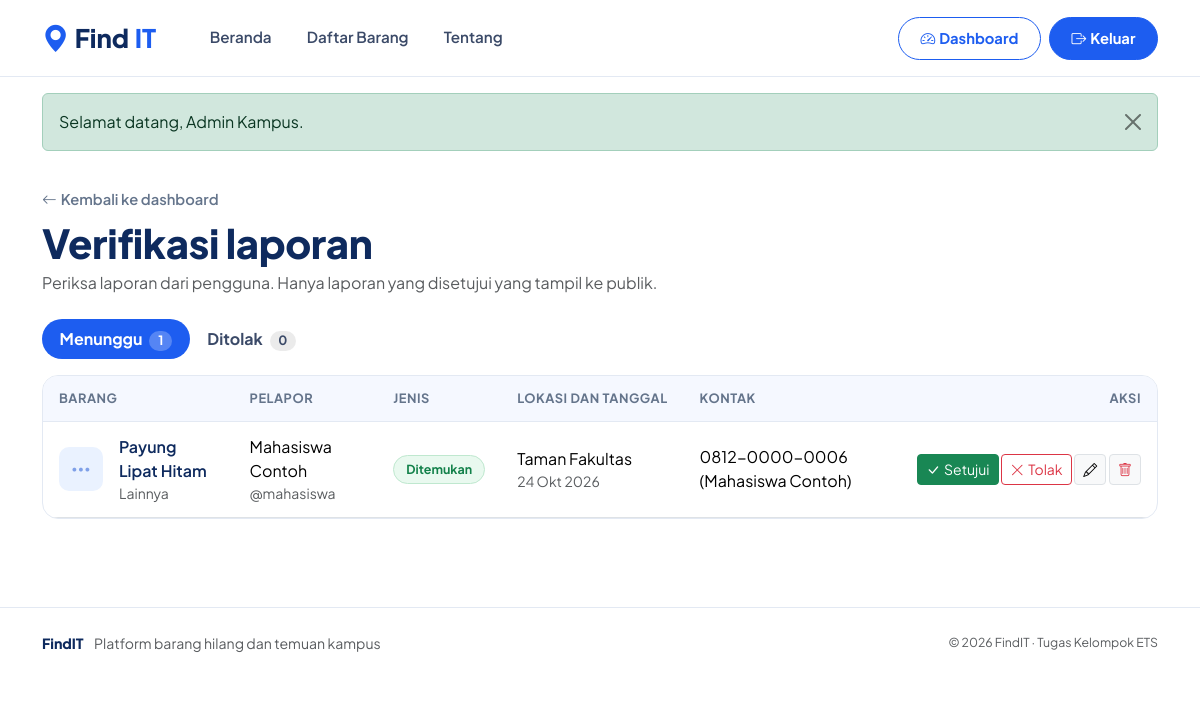
/admin/verifikasi.php (signed in), run on the app's committed database.
### tables this page shows
CREATE TABLE barang (
  id INT AUTO_INCREMENT PRIMARY KEY,
  judul VARCHAR(150) NOT NULL,
  deskripsi TEXT,
  kategori_id INT NULL,
  lokasi VARCHAR(100),
  tanggal DATE,
  status ENUM('hilang','ditemukan','dikembalikan') NOT NULL DEFAULT 'hilang',
  verifikasi ENUM('pending','disetujui','ditolak') NOT NULL DEFAULT 'disetujui',
  catatan_admin VARCHAR(255) NULL,
  foto VARCHAR(255) NULL,
  kontak VARCHAR(100),
  created_by INT NULL,
  created_at TIMESTAMP NOT NULL DEFAULT CURRENT_TIMESTAMP,
  CONSTRAINT fk_barang_kategori FOREIGN KEY (kategori_id) REFERENCES kategori(id) ON DELETE SET NULL,
  CONSTRAINT fk_barang_user FOREIGN KEY (created_by) REFERENCES users(id) ON DELETE SET NULL
);

CREATE TABLE kategori (
  id INT AUTO_INCREMENT PRIMARY KEY,
  nama VARCHAR(50) NOT NULL
);

CREATE TABLE users (
  id INT AUTO_INCREMENT PRIMARY KEY,
  nama VARCHAR(100) NOT NULL,
  username VARCHAR(50) NOT NULL UNIQUE,
  password VARCHAR(255) NOT NULL,
  role ENUM('superadmin','admin','user') NOT NULL DEFAULT 'user',
  created_at TIMESTAMP NOT NULL DEFAULT CURRENT_TIMESTAMP
);

### config/koneksi.php (called while the page is built, shortened)
<?php
$DB_HOST = 'localhost';
$DB_USER = 'root';
$DB_PASS = '';
$DB_NAME = 'findit_db';
$conn = @mysqli_connect($DB_HOST, $DB_USER, $DB_PASS, $DB_NAME);
mysqli_set_charset($conn, 'utf8mb4');
function e($s) { return htmlspecialchars((string)$s, ENT_QUOTES, 'UTF-8'); }
function url($path = '') { return BASE_URL . '/' . ltrim($path, '/'); }
function tgl($date) {
    $bulan = ['', 'Jan', 'Feb', 'Mar', 'Apr', 'Mei', 'Jun', 'Jul', 'Agu', 'Sep', 'Okt', 'Nov', 'Des'];
    $t = strtotime($date);
    return date('j', $t) . ' ' . $bulan[(int)date('n', $t)] . ' ' . date('Y', $t);
}
function db_all($sql, $types = '', $params = []) {
    global $conn;
    $stmt = mysqli_prepare($conn, $sql);
    if ($types !== '') mysqli_stmt_bind_param($stmt, $types, ...$params);
    mysqli_stmt_execute($stmt);
    $res = mysqli_stmt_get_result($stmt);
    $rows = $res ? mysqli_fetch_all($res, MYSQLI_ASSOC) : [];
    return $rows;
}
function db_one($sql, $types = '', $params = []) {
    $rows = db_all($sql, $types, $params);
    return $rows ? $rows[0] : null;
}
function status_label($s) {
    $m = ['hilang' => 'Hilang', 'ditemukan' => 'Ditemukan', 'dikembalikan' => 'Dikembalikan'];
    return $m[$s] ?? $s;
}
function kategori_icon($nama) {
    $m = ['Elektronik' => 'bi-laptop', 'Tas & Dompet' => 'bi-bag', 'Dokumen' => 'bi-file-earmark-text',
          'Pakaian' => 'bi-tag', 'Aksesoris' => 'bi-watch', 'Lainnya' => 'bi-three-dots'];
    return $m[$nama] ?? 'bi-box-seam';
}

### admin/verifikasi.php (the view, shortened to what this page needs)
<?php
$tab = ($_GET['tab'] ?? 'pending') === 'ditolak' ? 'ditolak' : 'pending';
$rows = db_all(
    "SELECT b.*, k.nama AS kategori, u.nama AS pelapor, u.username
     FROM barang b LEFT JOIN kategori k ON k.id = b.kategori_id LEFT JOIN users u ON u.id = b.created_by
     WHERE b.verifikasi = ? ORDER BY b.created_at ASC, b.id ASC", 's', [$tab]
);
$nPending = (int)db_one("SELECT COUNT(*) AS n FROM barang WHERE verifikasi='pending'")['n'];
$nDitolak = (int)db_one("SELECT COUNT(*) AS n FROM barang WHERE verifikasi='ditolak'")['n'];
require '../includes/header.php';
?>
<div class="container page-pad">
  <a class="back-link" href="<?= url('admin/dashboard.php') ?>"><i class="bi bi-arrow-left me-1"></i>Kembali ke dashboard</a>
  <h1 class="page-title mt-2 mb-1">Verifikasi laporan</h1>
  <p class="text-muted mb-4">Periksa laporan dari pengguna. Hanya laporan yang disetujui yang tampil ke publik.</p>
  <ul class="nav nav-pills tabs-pill mb-3">
    <li class="nav-item"><a class="nav-link <?= $tab === 'pending' ? 'active' : '' ?>" href="?tab=pending">Menunggu <span class="badge-n"><?= $nPending ?></span></a></li>
    <li class="nav-item"><a class="nav-link <?= $tab === 'ditolak' ? 'active' : '' ?>" href="?tab=ditolak">Ditolak <span class="badge-n"><?= $nDitolak ?></span></a></li>
  </ul>
  <div class="table-card">
    <div class="table-responsive">
      <table class="table align-middle mb-0">
        <thead><tr><th>Barang</th><th>Pelapor</th><th>Jenis</th><th>Lokasi dan tanggal</th><th>Kontak</th><th class="text-end">Aksi</th></tr></thead>
        <tbody>
        <?php foreach ($rows as $r): ?>
          <tr>
            <td>
              <div class="d-flex align-items-center gap-3">
                <?php if ($r['foto']): ?>
                  <img class="thumb" src="<?= url('assets/uploads/' . e($r['foto'])) ?>" alt="">
                <?php else: ?>
                  <span class="thumb thumb-icon"><i class="bi <?= kategori_icon($r['kategori']) ?>"></i></span>
                <?php endif; ?>
                <div>
                  <a class="fw-semibold text-decoration-none text-ink" href="<?= url('detail.php?id=' . $r['id']) ?>" target="_blank"><?= e($r['judul']) ?></a>
                  <div class="small text-muted"><?= e($r['kategori'] ?? '-') ?></div>
                </div>
              </div>
            </td>
            <td><?= $r['pelapor'] ? e($r['pelapor']) . '<div class="small text-muted">@' . e($r['username']) . '</div>' : '<span class="text-muted">-</span>' ?></td>
            <td><span class="status status-inline status-<?= e($r['status']) ?>"><?= status_label($r['status']) ?></span></td>
            <td><?= e($r['lokasi']) ?><div class="small text-muted"><?= tgl($r['tanggal']) ?></div></td>
            <td><?= e($r['kontak'] ?: '-') ?></td>
            <td class="text-end text-nowrap">
              <form method="post" action="<?= url('admin/verifikasi_aksi.php') ?>" class="d-inline" data-confirm="Setujui dan tayangkan laporan ini ke publik?">
                <button class="btn btn-sm btn-success"><i class="bi bi-check-lg me-1"></i>Setujui</button>
              </form>
              <?php if ($tab === 'pending'): ?>
                <button type="button" class="btn btn-sm btn-outline-danger" data-bs-toggle="modal" data-bs-target="#modalTolak"
                        data-tolak-id="<?= $r['id'] ?>" data-tolak-judul="<?= e($r['judul']) ?>"><i class="bi bi-x-lg me-1"></i>Tolak</button>
              <?php endif; ?>
              <a class="btn btn-sm btn-light border" href="<?= url('admin/barang_edit.php?id=' . $r['id']) ?>" title="Periksa dan ubah" aria-label="Ubah"><i class="bi bi-pencil"></i></a>
              <form method="post" action="<?= url('admin/barang_hapus.php') ?>" class="d-inline" data-confirm="Hapus laporan &quot;<?= e($r['judul']) ?>&quot; secara permanen?">
                <button class="btn btn-sm btn-light border text-danger" title="Hapus" aria-label="Hapus"><i class="bi bi-trash"></i></button>
              </form>
            </td>
          </tr>
        <?php endforeach; ?>
        </tbody>
      </table>
    </div>
  </div>
</div>
<?php require '../includes/footer.php'; ?>

### assets/css/style.css (style rules this page uses)
:root { --blue: #1d5df0; --blue-dark: #1648c4; --navy: #0e2a5e; --ink: #1b2b4b; --muted: #64748b; --line: #e3e9f3; --sky: #eaf2ff; --sky-2: #f5f8ff; --radius: 16px; --shadow: 0 6px 24px rgba(20, 52, 120, .08); }
body { font-family: 'Plus Jakarta Sans', system-ui, sans-serif; color: var(--ink); background: #fff; }
h1, h2, h3, h4 { color: var(--navy); font-weight: 800; letter-spacing: -.01em; }
a { color: var(--blue); }
.text-ink { color: var(--navy) !important; }
.page-pad { padding-top: 2.25rem; padding-bottom: 3.5rem; }
.status { display: inline-block; font-size: .78rem; font-weight: 700; padding: .28rem .75rem; border-radius: 999px; border: 1px solid transparent; }
.status-ditemukan { background: #e9f9ef; color: #13814a; border-color: #bfe8cf; }
.status-inline { position: static; }
.back-link { color: var(--muted); text-decoration: none; font-weight: 600; font-size: .92rem; }
.page-title { font-size: clamp(1.8rem, 4vw, 2.5rem); }
.table-card { background: #fff; border: 1px solid var(--line); border-radius: var(--radius); overflow: hidden; }
.table-card .table { --bs-table-bg: transparent; }
.table-card thead th { background: var(--sky-2); color: var(--muted); font-size: .8rem; text-transform: uppercase; letter-spacing: .04em; border-bottom: 1px solid var(--line); padding: .8rem 1rem; white-space: nowrap; }
.table-card td { padding: .8rem 1rem; }
.thumb, .thumb-lg { object-fit: cover; border-radius: 10px; background: var(--sky); }
.thumb { width: 44px; height: 44px; flex: none; }
.thumb-icon { display: grid; place-items: center; color: #7fa0e8; font-size: 1.3rem; }
.tabs-pill .nav-link { color: #3b4a68; font-weight: 700; border-radius: 999px; padding: .5rem 1.1rem; }
.tabs-pill .nav-link.active { background: var(--blue); color: #fff; }
.badge-n { display: inline-block; background: rgba(0,0,0,.08); border-radius: 999px; padding: 0 .55rem; margin-left: .25rem; font-size: .8rem; }
.tabs-pill .active .badge-n { background: rgba(255,255,255,.25); }

### data on the page
barang: judul "Payung Lipat Hitam", kategori.nama "Lainnya", created_by.nama "Mahasiswa Contoh", created_by.username "mahasiswa", status "Ditemukan", lokasi "Taman Fakultas", tanggal "24 Okt 2026", kontak "0812-0000-0006 (Mahasiswa Contoh)"

### other printed values
$flash['msg'] "Selamat datang, Admin Kampus."
$nPending "1"
$nDitolak "0"
